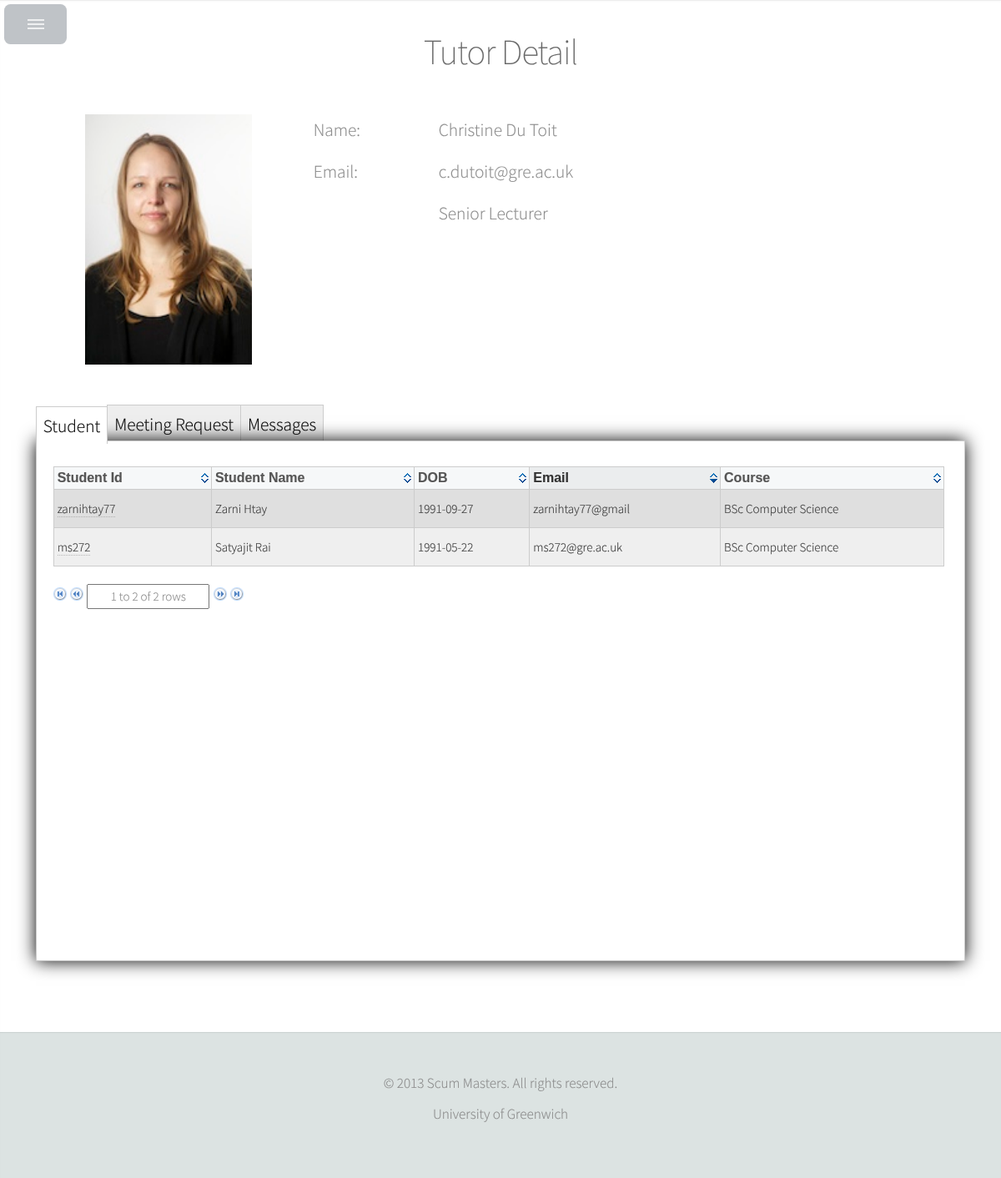
The page /admin/tutor_detail_admin.php?tutor_id=CD409 (signed in) on the database its author committed.
### tables this page shows
CREATE TABLE IF NOT EXISTS `cms_tutor` (
  `tutor_id` varchar(100) NOT NULL,
  `username` varchar(100) DEFAULT NULL,
  `password` varchar(100) DEFAULT NULL,
  `firstname` varchar(100) DEFAULT NULL,
  `surname` varchar(100) DEFAULT NULL,
  `position` text,
  `email` text,
  `imageUrl` text,
  `role_id` int(11) DEFAULT NULL,
  PRIMARY KEY (`tutor_id`)
);

CREATE TABLE IF NOT EXISTS `cms_student` (
  `student_id` varchar(100) NOT NULL,
  `username` varchar(100) DEFAULT NULL,
  `password` varchar(100) DEFAULT NULL,
  `firstname` varchar(100) DEFAULT NULL,
  `surname` varchar(100) DEFAULT NULL,
  `dob` date DEFAULT NULL,
  `email` text,
  `address` text,
  `imageUrl` text,
  `isHomeStudent` text,
  `Course` varchar(100) DEFAULT NULL,
  `role_id` int(11) DEFAULT NULL,
  `tutor_id` varchar(100) DEFAULT NULL,
  PRIMARY KEY (`student_id`)
);

### admin/tutor_detail_admin.php (the view, shortened to what this page needs)
<?php
include '../db_connection.php';
if (isset($_GET['tutor_id'])) {
    $tutor_id = $_GET['tutor_id'];
}
$sql_query_student = "SELECT * from cms_student WHERE tutor_id = '$tutor_id'";
$result_student = mysqli_query($con, $sql_query_student);
$sql_query_tutor = "SELECT * from cms_tutor WHERE tutor_id = '$tutor_id'";
$result_query_tutor = mysqli_query($con, $sql_query_tutor);
?>
<html>
<head>
    <link rel="stylesheet" href="../css/theme.ice.css"/>
</head>
<body>
<div id="main">
<section id="tutor" class="one">
<div class="container">
<header><h2 style="margin-top: 30px;">Tutor Detail</h2></header>
<div class="row">
    <?php
    while ($row = mysqli_fetch_array($result_query_tutor)) {
        echo "<div class='4u' style='width: 333px; height: 333px;'>";
        if ($row['imageUrl'] != null) {
            echo "<img style='height:300px;width:200px;' src='../images/" . $row['imageUrl'] . "'></img>";
        } else {
            echo "<img style='height:300px;width:200px;' src='../images/user.png'/>";
        }
        echo "</div>";
        echo "<div class='8u'>";
        echo "<table style='width:''>";
        echo "<tr>";
        echo "<td style='width: 150px;height: 50px;'>Name: </td>";
        echo "<td>" . $row['firstname'] . " " . $row['surname'] . "</td>";
        echo "</tr>";
        echo "<tr>";
        echo "<td style='width: 150px;height: 50px;'>Email: </td>";
        echo "<td>" . $row['email'] . "</td>";
        echo "</tr>";
        echo "<tr>";
        echo "<td style='width: 150px;height: 50px;'></td>";
        echo "<td>" . $row['position'] . "</td>";
        echo "</tr>";
        echo "</table>";
        echo "</div>";
    }
    ?>
</div>
<div class="row">
<div class="12u">
<div id="slot-machine-tabs">
<ul class="tabs">
    <li><a href="#one">Student</a></li>
    <li><a href="#two">Meeting Request</a></li>
    <li><a href="#three">Messages</a></li>
</ul>
<div class="box-wrapper">
<div id="one" class="content-box">
    <div class="col-one col">
        <div class="12u">
            <table id="table_student" class="tablesorter">
                <thead>
                <tr>
                    <th>Student Id</th>
                    <th>Student Name</th>
                    <th>DOB</th>
                    <th>Email</th>
                    <th>Course</th>
                </tr>
                </thead>
                <tbody>
                <?php
                while($row = mysqli_fetch_array($result_student))
                {
                    echo "<tr id='".$row['student_id']."'>";
                    echo "<td><a href='student_detail_admin.php?student_id=".$row['student_id']."'>". $row['student_id'] ."</td>";
                    echo "<td>". $row['firstname'] . " " . $row['surname'] ."</td>";
                    echo "<td>". $row['dob'] ."</td>";
                    echo "<td>". $row['email'] ."</td>";
                    echo "<td>". $row['Course'] ."</td>";
                    echo "</tr>";
                }
                ?>
                </tbody>
            </table>
            <div id="pager_student" class="pager" style="position: absolute;">
                <form>
                    <img src="../images/first.png" class="first">
                    <img src="../images/prev.png" class="prev">
                    <input type="text" class="pagedisplay">
                    <img src="../images/next.png" class="next">
                    <img src="../images/last.png" class="last">
                </form>
            </div>
        </div>
    </div>
</div>
<div id="two" class="content-box">
    <div class="col-one col">
    </div>
</div>
<div id="three" class="content-box">
    <div class="col-one col">
    </div>
</div>
</div>
</div>
</div>
</div>
</div>
</section>
</div>
<div id="footer">
    <div class="copyright">
        <p>&copy; 2013 Scum Masters. All rights reserved.</p>
        <ul class="menu">
            <li>University of Greenwich</li>
        </ul>
    </div>
</div>
</body>
</html>

### css/theme.ice.css (style rules this page uses)
.tablesorter-ice { width: 100%; background-color: #fff; margin: 10px 0 15px; text-align: left; border-spacing: 0; border: #ccc 1px solid; border-width: 1px 0 0 1px; vertical-align: middle; font-size: 15px; }
.tablesorter-ice th, .tablesorter-ice td { border: #ccc 1px solid; border-width: 0 1px 1px 0; }
.tablesorter-ice th, .tablesorter-ice thead td { font: 12px/18px Arial, Sans-serif; color: #555; background-color: #f6f8f9; border-collapse: collapse; padding: 4px; text-shadow: 0 1px 0 rgba(255, 255, 255, 0.7); font-weight: bold; font-size: 16px; }
.tablesorter-ice tbody td, .tablesorter-ice tfoot th, .tablesorter-ice tfoot td { padding: 4px; vertical-align: top; }
.tablesorter-ice .header, .tablesorter-ice .tablesorter-header { background: #f6f8f9 no-repeat center right; padding: 4px 20px 4px 4px; white-space: normal; cursor: pointer; }
.tablesorter-ice .headerSortDown, .tablesorter-ice .tablesorter-headerSortDown, .tablesorter-ice .tablesorter-headerDesc { color: #333; background: #ebedee no-repeat center right; }
.tablesorter-ice td { color: #333; }
.tablesorter-ice tr.odd td { background-color: #dfdfdf; }
.tablesorter-ice tr.even td { background-color: #efefef; }

### css/style.css (style rules this page uses)
body { background: #fff; }
body,input,textarea,select { font-family: 'Source Sans Pro', sans-serif; font-size: 19pt; font-weight: 300; line-height: 1.75em; color: #888; -webkit-text-stroke: 0.15px; }
h1,h2,h3,h4,h5,h6 { font-weight: 200; color: #666; line-height: 1.5em; }
h2 { font-size: 2em; letter-spacing: -1px; }
header { margin: 0 0 2em 0; }
a { text-decoration: none; color: inherit; border-bottom: dotted 1px rgba(128,128,128,0.5); -moz-transition: color 0.35s ease-in-out, border-bottom-color 0.35s ease-in-out; -webkit-transition: color 0.35s ease-in-out, border-bottom-color 0.35s ease-in-out; -o-transition: color 0.35s ease-in-out, border-bottom-color 0.35s ease-in-out; -ms-transition: color 0.35s ease-in-out, border-bottom-color 0.35s ease-in-out; transition: color 0.35s ease-in-out, border-bottom-color 0.35s ease-in-out; outline: 0; }
p, ul, ol, dl, table { margin-bottom: 2em; }
section, article { margin-bottom: 3em; }
section > :last-child, article > :last-child, section > .container > :last-child, article > .container > :last-child { margin-bottom: 0; }
section:last-child, article:last-child { margin-bottom: 0; }
ul.menu { cursor: default; }
ul.menu li { display: inline-block; line-height: 1em; border-left: solid 1px rgba(128,128,128,0.35); padding: 0 0 0 0.5em; margin: 0 0 0 0.5em; }
ul.menu li:first-child { border-left: 0; padding-left: 0; margin-left: 0; }
table { width: 100%; }
#footer { margin-left: 375px; text-align: center; background-color: #dce3e2; padding: 3em 0 4em 0; box-shadow: inset 0 1px 0 0 rgba(0,0,0,0.05), inset 0 0.1em 0.1em 0 rgba(0,0,0,0.025); font-size: 0.8em; }
#footer .copyright { line-height: 1.25em; }
#footer .copyright p { margin: 0 0 1em 0; }
#footer .copyright .menu { margin: 0; }
#main { margin-left: 375px; }
#main > section { margin: 0; overflow: hidden; padding: 3em 0 4em 0; box-shadow: inset 0 1px 0 0 rgba(0,0,0,0.05), inset 0 0.1em 0.1em 0 rgba(0,0,0,0.025); text-align: center; background-image: url('images/overlay.png'); }
#main > section.one { background: #fff; padding-top: 0; }

### css/style-narrower.css (style rules this page uses)
body,input,textarea,select { font-size: 16pt; }
.container { padding: 0 2em 0 2em; }
#footer { margin-left: 0; }
#main { margin-left: 0; }

### admin/tutor_detail_admin.php (style rules this page uses)
.first { margin-left: 0px; }
.pagedisplay { text-align: center; height: 30px; width: 147px; font-size: 15px; }
a { text-decoration: none; }
.tabs { list-style: none; overflow: hidden; padding-left: 1px; }
.tabs li { display: inline; }
.tabs li a { display: block; float: left; padding: 4px 8px; color: black; border: 1px solid #ccc; background: #eee; margin: 0 0 0 -1px; }
.tabs li a.current { background: white; border-bottom: 0; position: relative; top: 2px; z-index: 2; }
.box-wrapper { -moz-box-shadow: 0 0 20px black; -webkit-box-shadow: 0 0 20px black; padding: 20px; background: white; border: 1px solid #ccc; margin: -1px 0 0 0; height: 624px; position: relative; margin-top: -47px; }
.content-box { overflow: hidden; position: absolute; left: 20px; width: 98%; height: 585px; }
.current { z-index: 100; }
.col-one, .col-two, .col-three { width: 98%; float: left; position: relative; top: 575px; height: 575px; }
.col-one, .col-two { margin-right: 3%; }

### rows shown on the page
cms_tutor: imageUrl (picture), firstname "Christine", surname "Du Toit", email "c.dutoit@gre.ac.uk", position "Senior Lecturer"
cms_student: student_id "ms272", firstname "Satyajit Rai", dob "1991-05-22", email "ms272@gre.ac.uk", Course "BSc Computer Science"
cms_student: student_id "zarnihtay77", firstname "Zarni", surname "Htay", dob "1991-09-27", email "zarnihtay77@gmail", Course "BSc Computer Science"
